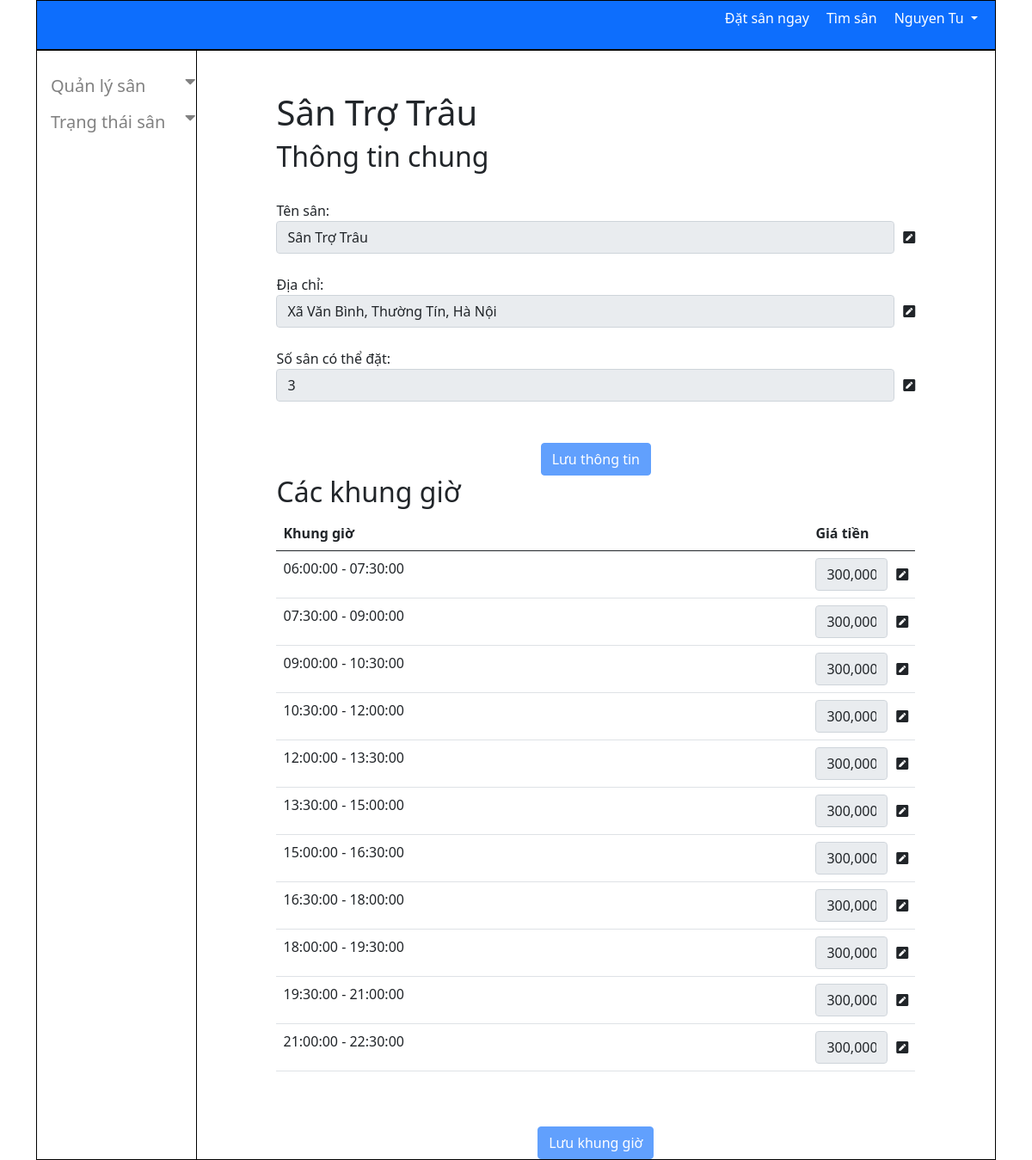
Screenshot of /chi-tiet-san/10 (signed in) with the database file from the repository.
### book_stadium/models.py (models this page shows, shortened)
class User(AbstractUser):
    username = models.CharField(max_length=100)
    name = models.CharField(max_length=100, blank=True)
    phone_number = models.CharField(max_length=12, blank=True)
    role = models.CharField(max_length=20, choices=Roles.choices)
    email = models.EmailField(_('email address'), unique=True)
    USERNAME_FIELD = 'email'
    REQUIRED_FIELDS = []
    objects = CustomUserManager()

class Stadium(models.Model):
    name = models.CharField(max_length=100)
    address = models.CharField(max_length=100, blank=True)
    owner = models.ForeignKey(User, null=True, on_delete=models.SET_NULL)
    field_count = models.PositiveSmallIntegerField()
    time_frames = models.ManyToManyField(
        'TimeFrame', through='StadiumTimeFrame')

class StadiumTimeFrame(models.Model):
    stadium = models.ForeignKey(Stadium, on_delete=models.CASCADE)
    time_frame = models.ForeignKey(TimeFrame, on_delete=models.CASCADE)
    price = models.IntegerField()

class TimeFrame(models.Model):
    start_time = models.TimeField()
    end_time = models.TimeField()
    def __str__(self):
        return f'{self.start_time} - {self.end_time}'

### book_stadium/views.py (the view, shortened to what this page needs)
# urls.py: path('chi-tiet-san/<int:pk>', views.StadiumDetail.as_view(), name='stadium_detail'),
class StadiumDetail(LoginRequiredMixin, View):
    login_url = 'home'
    def get(self, request, pk):
        fields_by_owner = Stadium.objects.filter(owner=request.user)
        current_stadium = Stadium.objects.get(id=pk)
        times_and_prices = StadiumTimeFrame.objects.filter(stadium=current_stadium)
        page_info = {
            'fields':fields_by_owner,
            'stadium': current_stadium,
            'times_and_prices': times_and_prices,
        }
        return render(
            request,
            'book_stadium/stadiumDetail.html',
            page_info,
            )

### book_stadium/templates/book_stadium/stadiumDetail.html (shortened to what this page needs)
{% extends 'book_stadium/base.html' %}
{% load static %}
{% load humanize %}
{% block css %}
<link rel="stylesheet" href="{% static 'css/stadiumDetail.css' %}">
{% endblock %}
{% block content %}
    <div class="stadium-detail">
            <h1 class="pt-5">{{ stadium.name }}</h1>
            <div class="form-info">
                <h2>
                    Thông tin chung
                </h2>
                <form action="{% url 'stadium_detail' stadium.id %}" method="POST" class="stadium-form-detail">
                  <div class="form-group mt-4">
                    <label for="exampleInputEmail1">Tên sân: </label>
                    <div class="inputField">
                      <input type="text" class="form-control" id="name" name="name" disabled="true" value="{{stadium.name}}">
                      <i data-name="name" class="fas fa-pen-square"></i>
                    </div>
                  </div>
                  <div class="form-group mt-4">
                      <label for="exampleInputEmail1">Địa chỉ: </label>
                      <div class="inputField">
                        <input type="text" class="form-control" id="address" name="address" disabled="true" value="{{stadium.address}}">
                        <i data-name="address" class="fas fa-pen-square"></i>
                      </div>
                  </div>
                  <div class="form-group mt-4">
                      <label for="exampleInputEmail1">Số sân có thể đặt: </label>
                      <div class="inputField">
                        <input type="text" class="form-control" id="field-count" name="field_count" disabled="true" value="{{stadium.field_count}}">
                        <i data-name="field-count" class="fas fa-pen-square"></i>
                      </div>
                  </div>
                  <button type="submit" id="saveDetailBtn" class="btn btn-primary mt-5" disabled="true">Lưu thông tin</button>
                </form>
            </div>
            <div class="form-timeframe">
                <h2>
                    Các khung giờ
                </h2>
                <form action="#" method="post" class="stadium-form-time-frames">
                    <table class="table">
                        <thead class="thead-dark">
                          <tr>
                            <th>Khung giờ</th>
                            <th class="col-2">Giá tiền</th>
                          </tr>
                        </thead>
                        <tbody>
                          {% for i in times_and_prices %}
                            <tr>
                                <td>{{i.time_frame}}</td>
                                <td>
                                  <div class="inputField text-center">
                                    <input type="text" class="form-control" id="{{forloop.counter0}}" disabled="true" value="{{ i.price|intcomma }}">
                                    <i data-name="{{ forloop.counter0 }}" class="fas fa-pen-square"></i>
                                  </div>
                                </td>
                              </tr>
                            {% endfor %}
                          </tbody>
                          </table>
                          <button type="submit" id="saveTimeFramesBtn" class="btn btn-primary mt-5" disabled="true">Lưu khung giờ</button>
              </form>
            </div>
    </div>
{% endblock %}

### book_stadium/templates/book_stadium/base.html (shortened to what this page needs)
{% load static %}
<!DOCTYPE html>
<html lang="en">
<head>
    <link href="https://cdnjs.cloudflare.com/ajax/libs/font-awesome/5.15.1/css/all.min.css" rel="stylesheet" />
    <link href="https://cdn.jsdelivr.net/npm/bootstrap@5.0.0-beta2/dist/css/bootstrap.min.css" rel="stylesheet">
    <link rel="stylesheet" href="https://stackpath.bootstrapcdn.com/font-awesome/4.7.0/css/font-awesome.min.css">
    <link rel="stylesheet" href="{% static 'css/base.css' %}">
    {% block css %}
    {% endblock %}
</head>
<body>
    <div class="container">
        <header>
            <nav class="navbar">
              <ul>
                <li><a href="#">Đặt sân ngay</a></li>
                <li><a href="#">Tìm sân</a></li>
                {% if user.is_authenticated %}
                <li>
                  <a class="dropdown-toggle" data-toggle="dropdown" aria-haspopup="true" aria-expanded="false">
                    {{user.username}}
                  </a>
                </li>
                {% else %}
                        <li><button type="button" class="btn btn-primary" onclick="turnOnModalLogin()" >Đăng nhập</button></li>
                {% endif %}
              </ul>
            </nav>
        </header>
        <section>
          {% if user.role == "owner" %}
          <div class="col-2 sidebar">
            <div class="sidenav">
              <button class="dropdown-btn slideIn">
                Quản lý sân
                <i class="fa fa-caret-down"></i>
              </button>
              <button class="dropdown-btn slideIn">
                Trạng thái sân
                <i class="fa fa-caret-down"></i>
              </button>
            </div>
          </div>
          {% endif %}
            <div class="col">
              {%block content%}
              {% endblock %}
            </div>
        </section>
    </div>
</body>
</html>

### static/css/base.css (style rules this page uses)
body { width: 100%; }
.navbar { border: 1px solid black; background-color: #0d6efd; }
.navbar ul { display: flex; align-items: center; }
.navbar ul li { list-style: none; }
.navbar a { text-decoration: none; color: white; margin-right: 20px; }
a { text-decoration: none; }
form { display: flex; flex-direction: column; align-items: center; }
section { display: flex; border: 1px solid black; height: auto; }
.sidebar { border-right: 1px solid black; }
.sidenav { height: 100vh; width: 200px; z-index: 1; top: 0; left: 0; overflow-x: hidden; padding-top: 20px; }
.sidenav a, .dropdown-btn { padding: 6px 8px 6px 16px; text-decoration: none; font-size: 20px; color: #818181; display: block; border: none; background: none; width:100%; text-align: left; cursor: pointer; outline: none; }
.fa-caret-down { float: right; padding-right: 8px; }
.col { display: flex; }

### static/css/stadiumDetail.css (style rules this page uses)
.stadium-detail { width: 80%; margin: auto; }
.stadium-detail .form-group { width: 100%; }
.inputField { display: flex; align-items: center; }
i { margin-left: 10px; }

### rows the page displays
User: username "Nguyen Tu"
Stadium: name "Sân Trợ Trâu", address "Xã Văn Bình, Thường Tín, Hà Nội", field_count "3"
StadiumTimeFrame: time_frame "06:00:00 - 07:30:00", price "300,000"
StadiumTimeFrame: time_frame "07:30:00 - 09:00:00", price "300,000"
StadiumTimeFrame: time_frame "09:00:00 - 10:30:00", price "300,000"
StadiumTimeFrame: time_frame "10:30:00 - 12:00:00", price "300,000"
StadiumTimeFrame: time_frame "12:00:00 - 13:30:00", price "300,000"
StadiumTimeFrame: time_frame "13:30:00 - 15:00:00", price "300,000"
StadiumTimeFrame: time_frame "15:00:00 - 16:30:00", price "300,000"
StadiumTimeFrame: time_frame "16:30:00 - 18:00:00", price "300,000"
StadiumTimeFrame: time_frame "18:00:00 - 19:30:00", price "300,000"
StadiumTimeFrame: time_frame "19:30:00 - 21:00:00", price "300,000"
StadiumTimeFrame: time_frame "21:00:00 - 22:30:00", price "300,000"
